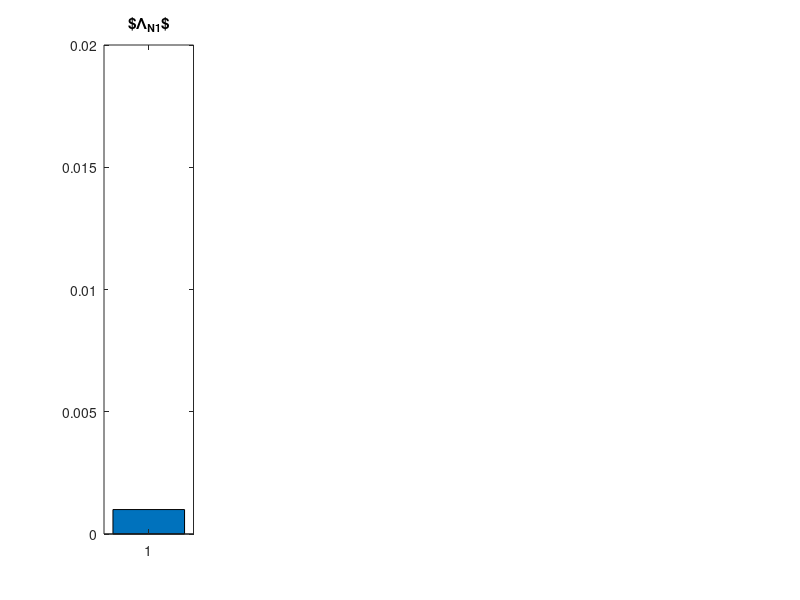

Source code (MATLAB): (Note: this script raises an error after producing the figure.)
% This program solves the time evolution of problem 2B with a particle hopping ansatz
%% Load initial conditions
close all   
clear variables

% Initialise all neurites as structure arrays
NumberOfNeurites = 2;
N1 = struct;     

% Initialise parameters for scaling
N1.typicalTime = 100;
N1.typicalLength = 50;
N1.typicalDiffusion = 10^(-1); 
N1.typicalInflux = 1;
N1.typicalOutflux = 10^(-1);
N1.typicalPotential = 1;
N1.typicalConcentration = 15;

% Calculate Scaling Parameters
lambda_in = (N1.typicalTime*N1.typicalInflux)/(N1.typicalLength*N1.typicalConcentration);
lambda_out = (N1.typicalTime*N1.typicalOutflux)/(N1.typicalLength);
N1.lambda_in = lambda_in;
N1.lambda_out = lambda_out;

% Second neurite hat the same scaling parameters
N2 = N1;

% Space discretisation
n = 400;
N1.L = 1;
N2.L = 0.3;
N1.dx = 1/n;                                % or h
N2.dx = 1/n;
N1.x = linspace(0,N1.L,n*N1.L)';            
N2.x = linspace(0,N2.L,n*N2.L)';            

% Time discretisation
T = 20;                                     % End time
m = T*10000;
dt = T/m;
N1.dt = dt;   
N2.dt = dt;                            
tt = linspace(0,T,ceil(T/N1.dt))';  

% Load initial pool Cconcentrations and define their maximum sizes;
N1.Lambda_som = 1.0;                        % Total Mass of Vesicles in the Soma
N2.Lambda_som = N1.Lambda_som;
N1.Lambda_tip = 0.001;                          % Total Mass of Vesicles in the growth cone of N1
N2.Lambda_tip = 0.001;                          % Total Mass of Vesicles in the growth cone of N2

N1.Lambda_som_max = 1.4;
N2.Lambda_som_max = N1.Lambda_som_max;
N1.Lambda_tip_max = 0.02;               
N2.Lambda_tip_max = 0.02;

SaveLambda_som = N1.Lambda_som; 
SaveN1Lambda_tip = N1.Lambda_tip; 
SaveN2Lambda_tip = N2.Lambda_tip;

% Initial influx- and outflux values in all neurites
no_noflux_1 = 1;                          % Set to 0 to have no flux in neurite 1       %Wenn man einen der beiden auf null stellt und den anderen nicht, funktioniert es nicht
no_noflux_2 = 1;                          % Set to 0 to have no flux in neurite 2
N1.alpha_a = no_noflux_1*0.8;               
N1.alpha_r = no_noflux_1*0.8;         
N2.alpha_a = no_noflux_2*0.8;
N2.alpha_r = no_noflux_2*0.8;

N1.beta_a = no_noflux_1*15;
N1.beta_r = no_noflux_1*15;
N2.beta_a = no_noflux_2*15;
N2.beta_r = no_noflux_2*15;

% Further parameters (diffusion constants and potentials)
N1.eps_a = 0.05;
N2.eps_a = N1.eps_a;
N1.eps_r = 0.05;
N2.eps_r = N1.eps_r;

N1.V_a = 1.75.*N1.x;           
N1.V_r = -1.5.*N1.x;
N2.V_a = 1.75.*N2.x;
N2.V_r = -1.5.*N2.x;

% Initial concentration of a = ANT and r = RET
N1.a0 = 0.*N1.x + 0.2;
N1.r0 = 0.*N1.x + 0.21;
N2.a0 = 0.*N2.x + 0.2;
N2.r0 = 0.*N2.x + 0.21;

SaveN1a0 = N1.a0; 
SaveN1r0 = N1.r0; 
SaveN2a0 = N2.a0;
SaveN2r0 = N2.r0;

% Initialise vectors that save development of different numbers
Development_Lambda_som = zeros(m,1);
Development_Lambda_tipN1 = zeros(m,1);
Development_Lambda_tipN2 = zeros(m,1);
Development_MassWholeSystem = zeros(m,1);
Development_Entropy = zeros(m,1);

%% Check initial concentrations

N1.p0 = N1.a0 + N1.r0;
N2.p0 = N2.a0 + N2.r0;

if sum(N1.p0 > 1) + sum(N2.p0 > 1) > 0
    error('The chosen initial value of the total vesicle concentration in one neurite exceeds the density constraint.')
end
if sum(N1.a0 < 0) + sum(N1.r0 < 0) + sum(N2.a0 < 0) + sum(N2.r0 < 0) > 0
    error('One of the initial vesicle concentrations in a neurite is negative.')
end
if N1.Lambda_som > N1.Lambda_som_max || N1.Lambda_tip > N1.Lambda_tip_max || N2.Lambda_tip > N2.Lambda_tip_max
    error('One of the initial pool concentration exceeds the maximum concentration.')
end

% Calculate initial mass ACHTUNG AUFPASSEN WIE LAMBDA DEFINIERT
TotalMass = N1.Lambda_som  + N1.Lambda_tip  +  N2.Lambda_tip  ... 
         + (sum(N1.r0(:)) + sum(N1.a0(:)) + sum(N2.r0(:)) + sum(N2.a0(:)))*N2.dx;
disp(['Total mass at the beginning is = ' num2str(TotalMass), '.']);

%% Plot Initial Concentration in Both Neurites, Neurite 1 is plotted reverse
%fig = figure('Position', [0, 0, 200, 200]);        % for Jans Computer
fig = figure('Position', [200, 100, 1200, 600]);     % for Inas Computer
  
plotlefttip = subplot(1,5,1);
hl = bar(N1.Lambda_tip);
title('$\Lambda_{N1}$')
ylim([0 N1.Lambda_tip_max ]);
plotlefttip.PlotBoxAspectRatio(2) = 2.5;
plotlefttip.Position(1) = 0.02;
plotlefttip.Position(2) = .5;
plotlefttip.Position(4) = 0.4;
set(gca,'FontSize',15,'FontWeight','bold')

fs1 = subplot(1,5,2);
h1 = plot(N1.x, N1.a0,'blue', N1.x, N1.r0,'red', N1.x, 1-N1.a0-N1.r0 ,'k--','Linewidth',2);
% fs1.Position = [0.18000    0.5000    0.3237    0.4150];
set(fs1, 'Xdir', 'reverse')
title('Neurite 1')
axis([0 N1.L 0 1]),
set(groot, 'DefaultTextInterpreter', 'latex');
set(groot, 'DefaultAxesTickLabelInterpreter', 'latex');
set(groot, 'DefaultAxesFontName', 'latex');
set(groot, 'DefaultLegendInterpreter', 'latex');
legend('ANT','RET', '1-$\rho$');
xlabel('Points on the domain $\Omega_1$');
ylabel('Concentration');
axis square
set(gca,'FontSize',15,'FontWeight','bold')

plotsoma = subplot(1,5,3);
hs = bar(N1.Lambda_som);
title('$\Lambda_{som}$')
ylim([0 N1.Lambda_som_max]);
plotsoma.PlotBoxAspectRatio(2) = 2.5;
% plotsoma.Position(1) = 0.5;
plotsoma.Position(1) = 0.36;
plotsoma.Position(2) = 0.5;
plotsoma.Position(4) = 0.4;
set(gca,'FontSize',15,'FontWeight','bold')

fs2 = subplot(1,5,4);
h2 = plot(N2.x, N2.a0, 'blue', N2.x, N2.r0,'red',N2.x, 1-N2.a0-N2.r0 ,'k--','Linewidth',2);
fs2.Position = [0.4400    0.5000    0.3237    0.4150];
axis([0 N2.L 0 1]);
title('Neurite 2')
axis square
legend('ANT','RET', '1-$\rho$');
xlabel('Points on the domain $\Omega_2$');
ylabel('Concentration');
set(gca,'FontSize',15,'FontWeight','bold','Fontangle','Oblique')

plotrighttip = subplot(1,5,5);
hr = bar(N2.Lambda_tip);
title('$\Lambda_{N2}$')
ylim([0 N2.Lambda_tip_max ]);
plotrighttip.PlotBoxAspectRatio(2) = 2.5;
plotrighttip.Position(1) = 0.7;
plotrighttip.Position(2) = 0.5;
plotrighttip.Position(4) = 0.4;
set(gca,'FontSize',15,'FontWeight','bold')

fs1.Position = [0.1000    0.5000    0.3237    0.4150];

drawnow;

%exportFigure(['TimeEvolution2B',num2str(0),'.pdf'], fig);
disp('The figure of the initial datum was printed.');

tic;

%% Calculate Stationary Solution

disp('Wait until program has calculated the stationary solutions.');

for i = 1:(m*2)
    % Update Concentration in Neurons
    [N1a1, N1r1, ~] = UpdateConcentrationParticleHopping(N1);
    N1old = N1;
    N1.a0 = N1a1;
    N1.r0 = N1r1;
    N1p1 = N1a1 + N1r1;
	
    [N2a1, N2r1, ~] = UpdateConcentrationParticleHopping(N2);    
    N2old = N2;
    N2.a0 = N2a1;
    N2.r0 = N2r1;
    N2p1 = N2a1 + N2r1;
      
    % Update Concentration in Pools 
    N1.Lambda_som = N1.Lambda_som ...                               % Old concentration
        + N1.dt/(2*N1.dx)*(lambda_out*N1.beta_r*(1 - N1.Lambda_som/N1.Lambda_som_max)*(N1r1(1)) ...      % Retrograte entering from Neuron 1
            + lambda_out*N2.beta_r*(1 - N2.Lambda_som/N2.Lambda_som_max)*(N2r1(1)) ...               % Retrograte entering from Neuron 2
            - lambda_in*N1.alpha_a*(N1.Lambda_som/N1.Lambda_som_max)*(1-N1r1(1)-N1a1(1)) ...                          % Anterograde existing pool into Neuron 1 
            - lambda_in*N2.alpha_a*(N2.Lambda_som/N2.Lambda_som_max)*(1-N2r1(1)-N2a1(1))); ...                        % Anterograde existing pool into Neuron 2
            
    N2.Lambda_som = N1.Lambda_som;
    N1.Lambda_tip = N1.Lambda_tip ...                                           % Tip of Neuron 1
        + N1.dt/(2*N1.dx)*(- lambda_in*N1.alpha_r*(N1.Lambda_tip/ N1.Lambda_tip_max)*(1-N1r1(end)-N1a1(end)) ...                 % Vesicles exiting pool Neuron 1
            + lambda_out*N1.beta_a*N1a1(end)*(1 - N1.Lambda_tip/N1.Lambda_tip_max ));                % Vesicles entering pool Neuron 1
    N2.Lambda_tip = N2.Lambda_tip ...                                           % Tip of Neuron 2
        + N2.dt/(2*N2.dx)*(- lambda_in*N2.alpha_r*(N2.Lambda_tip/N2.Lambda_tip_max)*(1-N2r1(end)-N2a1(end)) ...                 % Vesicles exiting pool Neuron 2
            + lambda_out*N2.beta_a*N2a1(end)*(1 - N2.Lambda_tip/N2.Lambda_tip_max));  

%     %disp(['sum(N1r1(:) = '  num2str(sum(N1r1(:))) ', sum(N1a1(:)) = ' num2str(sum(N1a1(:))) ', Lambda_som = ' num2str(N1.Lambda_som) ', N1.Lambda_tip = ' num2str(N1.Lambda_tip)]);
%     %disp(['What leaves soma = ' num2str(- N1.Scaling_Pools*N1.dt*N1.alpha_a*N1.Lambda_som*(1-N1old.r0(1)-N1old.a0(1))) ', (1-\rho)= ' num2str(1-N1old.r0(1)-N1old.a0(1))]);
end

% Save stationary solutions
N1.a_infinity = N1a1;
N1.r_infinity = N1r1;
N2.a_infinity = N2a1;
N2.r_infinity = N2r1;

N1.Lambda_som_infinity = N1.Lambda_som;
N2.Lambda_som_infinity = N1.Lambda_som_infinity;
N1.Lambda_tip_infinity = N1.Lambda_tip;
N2.Lambda_tip_infinity = N2.Lambda_tip;


%% Reset Initial Concentrations

N1.Lambda_som = SaveLambda_som;                     
N2.Lambda_som = SaveLambda_som;
N1.Lambda_tip = SaveN1Lambda_tip;                   
N2.Lambda_tip = SaveN2Lambda_tip;    

N1.a0 = SaveN1a0;
N1.r0 = SaveN1r0;
N2.a0 = SaveN2a0;
N2.r0 = SaveN2r0;

%% Solve the equation

for i = 1:m
    % Update Concentration in Neurons
    [N1a1, N1r1, ~] = UpdateConcentrationParticleHopping(N1);    
    N1.a0 = N1a1;
    N1.r0 = N1r1;
    N1p1 = N1a1 + N1r1;
	
    [N2a1, N2r1, ~] = UpdateConcentrationParticleHopping(N2);    
    N2.a0 = N2a1;
    N2.r0 = N2r1;
    N2p1 = N2a1 + N2r1;
    
    % Plot Updaten
    if (mod(i,1000)==0)

        h1(1).YData = N1a1;            
        h1(2).YData = N1r1;
        h1(3).YData = 1-N1a1-N1r1;

        h2(1).YData = N2a1;          
        h2(2).YData = N2r1;
        h2(3).YData = 1-N2a1-N2r1;
        
        hs.YData = N1.Lambda_som;
        hl.YData = N1.Lambda_tip;
        hr.YData = N2.Lambda_tip;
       
        drawnow
        
        disp(['Iteration: ', num2str(i)]);
        if (mod(i,20000)==0)
            % print(['Images/TimeEvolution2B',num2str(i*dt*10)], '-dpdf', '-bestfit');
            % exportFigure(['TimeEvolution2B',num2str(i*dt*10),'.pdf'], fig);
            disp(['A figure was printed at t = ',num2str(i*dt*10),num2str(N2.L), '.']);
        end
    end
    
    % Save Density in Pools
    Development_Lambda_som(i) = N1.Lambda_som;
    Development_Lambda_tipN1(i) = N1.Lambda_tip;
    Development_Lambda_tipN2(i) = N2.Lambda_tip;
    
    % Update Concentration in Pools 
    N1.Lambda_som = N1.Lambda_som ...                               % Old concentration
        + N1.dt/(2*N1.dx)*(lambda_out*N1.beta_r*(1 - N1.Lambda_som/N1.Lambda_som_max)*(N1r1(1)) ...      % Retrograte entering from Neuron 1
            + lambda_out*N2.beta_r*(1 - N2.Lambda_som/N2.Lambda_som_max)*(N2r1(1)) ...               % Retrograte entering from Neuron 2
            - lambda_in*N1.alpha_a*(N1.Lambda_som/N1.Lambda_som_max)*(1-N1r1(1)-N1a1(1)) ...                          % Anterograde existing pool into Neuron 1 
            - lambda_in*N2.alpha_a*(N2.Lambda_som/N2.Lambda_som_max)*(1-N2r1(1)-N2a1(1)));                     % Anterograde existing pool into Neuron 2
            
    N2.Lambda_som = N1.Lambda_som;
    N1.Lambda_tip = N1.Lambda_tip ...                                           % Tip of Neuron 1
        + N1.dt/(2*N1.dx)*(- lambda_in*N1.alpha_r*(N1.Lambda_tip/ N1.Lambda_tip_max)*(1-N1r1(end)-N1a1(end)) ...                 % Vesicles exiting pool Neuron 1
            + lambda_out*N1.beta_a*N1a1(end)*(1 - N1.Lambda_tip/N1.Lambda_tip_max ));                % Vesicles entering pool Neuron 1
    N2.Lambda_tip = N2.Lambda_tip ...                                           % Tip of Neuron 2
        + N2.dt/(2*N2.dx)*(- lambda_in*N2.alpha_r*(N2.Lambda_tip/N2.Lambda_tip_max)*(1-N2r1(end)-N2a1(end)) ...                 % Vesicles exiting pool Neuron 2
            + lambda_out*N2.beta_a*N2a1(end)*(1 - N2.Lambda_tip/N2.Lambda_tip_max));  

    % Calculate total mass
    Development_MassWholeSystem(i) = N1.Lambda_som + N1.Lambda_tip + N2.Lambda_tip  ... 
        + (sum(N1r1(:)) + sum(N1a1(:)) + sum(N2r1(:)) + sum(N2a1(:))); %*N2.dx; %!!!!!!!!!!
    
    % Calculate entropy
    eN1 = N1a1.*log(N1a1./N1.a_infinity) + N1r1.*log(N1r1./N1.r_infinity) + (1 - N1p1).*log((1 - N1p1)./(1-N1.a_infinity - N1.r_infinity)) ;
    eN2 = N2a1.*log(N2a1./N2.a_infinity) + N2r1.*log(N2r1./N2.r_infinity) + (1 - N2p1).*log((1 - N2p1)./(1-N2.a_infinity - N2.r_infinity)) ;
    Development_Entropy(i) = N1.dx*sum(eN1) + N2.dx*sum(eN2)  ...
        + N1.Lambda_som*log(N1.Lambda_som/N1.Lambda_som_infinity) ...
        + N1.Lambda_tip*log(N1.Lambda_tip/N1.Lambda_tip_infinity); ...
        %+ N2.Lambda_tip*log(N2.Lambda_tip/N2.Lambda_tip_infinity);
   
end

toc

%% Test um Danilas Plots nachzubauen
ParticlesN1 = zeros(2,1);
ParticlesN2 = ParticlesN1;

ParticlesN1(1) = sum(N1a1(:))*N1.dx;
ParticlesN1(2) = sum(N1r1(:))*N1.dx;
ParticlesN2(1) = sum(N2a1(:))*N2.dx;
ParticlesN2(2) = sum(N2r1(:))*N2.dx;

figure(2);
plotN1a1 = subplot(1,4,1);
bar(ParticlesN1(1));
ylabel('Concentration of vesicles');
title('ANT N1')
ylim([0 1]);
plotN1a1.PlotBoxAspectRatio(2) = 2.5;
set(gca,'FontSize',15,'FontWeight','bold')

plotN2r1 = subplot(1,4,2);
bar(ParticlesN1(2));
title('RET N1')
ylim([0 1]);
plotN2r1.PlotBoxAspectRatio(2) = 2.5;
set(gca,'FontSize',15,'FontWeight','bold')

plotN1a1 = subplot(1,4,3);
bar(ParticlesN2(1));
title('ANT N2')
ylim([0 1]);
plotN1a1.PlotBoxAspectRatio(2) = 2.5;
set(gca,'FontSize',15,'FontWeight','bold')

plotN2r1 = subplot(1,4,4);
bar(ParticlesN2(2));
title('RET N2')
ylim([0 1]);
plotN2r1.PlotBoxAspectRatio(2) = 2.5;
set(gca,'FontSize',15,'FontWeight','bold')

% exportFigure('Danilasbildernachbauen2B.pdf', gcf);

%% Plot Pool Density Evolution in the pools
figure(3);
subplot(1,3,1);
plot(tt, Development_Lambda_som);
axis square
title('$\Lambda_{som}$');
xlabel('Time $t$');
ylabel('Concentration');
set(groot, 'DefaultTextInterpreter', 'latex');
set(groot, 'DefaultAxesTickLabelInterpreter', 'latex');
set(groot, 'DefaultAxesFontName', 'latex');
set(groot, 'DefaultLegendInterpreter', 'latex');
set(gca,'FontSize',12,'FontWeight','bold');

subplot(1,3,2);
plot(tt, Development_Lambda_tipN1);
axis square
title('$\Lambda_{N1}$');
xlabel('Time $t$');
ylabel('Concentration');
set(gca,'FontSize',12,'FontWeight','bold');

subplot(1,3,3),
plot(tt, Development_Lambda_tipN2);
axis square
title('$\Lambda_{N2}$');
xlabel('Time $t$');
ylabel('Concentration');
set(gca,'FontSize',12,'FontWeight','bold');

resizeFigure(gcf, [270,850]);
%exportFigure('Images/DevelopmentPoolConcentration2B.pdf', gcf);
disp('A figure of the Development of the Concentration in the pools was printed.')

%% Plot Development of Mass and Entropy of the system

figure(4);
plot(tt, Development_MassWholeSystem);
title('Mass Development of the whole System');
xlabel('Time $t$');
ylabel('Total Mass');
set(groot, 'DefaultTextInterpreter', 'latex');
set(groot, 'DefaultAxesTickLabelInterpreter', 'latex');
set(groot, 'DefaultAxesFontName', 'latex');
set(groot, 'DefaultLegendInterpreter', 'latex');
set(gca,'FontSize',20);
set(gca,'FontSize',17,'FontWeight','bold');

%saveas(gcf, 'Images/DevelopmentMass2B', 'pdf');
disp('A figure of the Development of the mass was printed.')

figure(5);
plot(tt, Development_Entropy);
l = title('Relative Entropy');
xl = xlabel('Time $t$');
yl = ylabel('Total Entropy');
set(groot, 'DefaultTextInterpreter', 'latex');
set(groot, 'DefaultAxesTickLabelInterpreter', 'latex');
set(groot, 'DefaultAxesFontName', 'latex');
set(groot, 'DefaultLegendInterpreter', 'latex');
set(l,'FontSize',20);
set(xl,'FontSize',20);
set(yl,'FontSize',20);
set(gca,'FontSize',17,'FontWeight','bold');

%saveas(gcf, 'Images/DevelopmentEntropy2B', 'pdf');
disp('A figure of the Development of the entropy was printed.')

